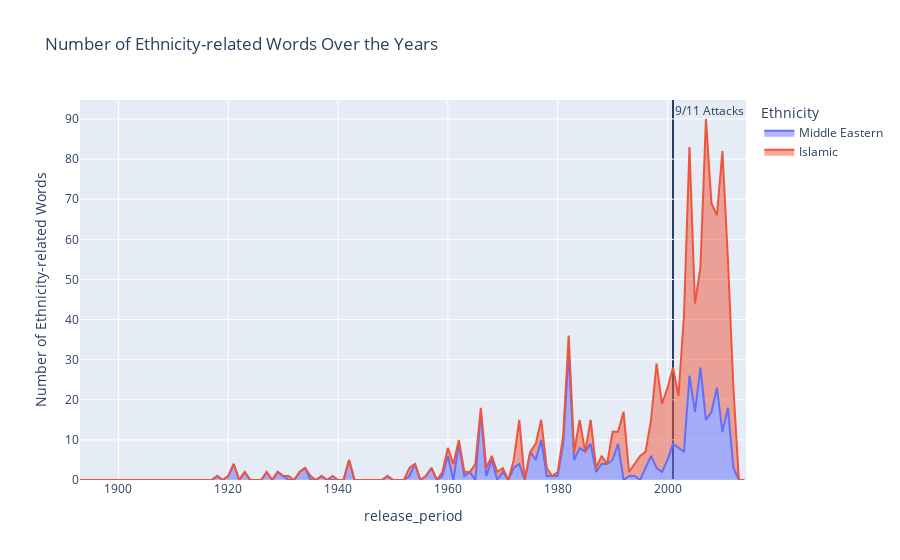

Source (notebook cell):
### Code cell
ethnicities=["Middle Eastern",'Islamic']
plot_occurrences(df_sum, ethmerged, ethnicities, 1, [('2001', '2001', '9/11 Attacks')])

### Figure 1 — Plotly figure (JSON) as saved in the notebook; plotly's stock layout.template omitted (floating-point values rounded to 4 significant figures)
{"data": [{"fillpattern": {"shape": ""}, "hovertemplate": "Ethnicity=Middle Eastern<br>release_period=%{x}<br>Number of Ethnicity-related Words=%{y}<extra></extra>", "legendgroup": "Middle Eastern", "line": {"color": "#636efa"}, "marker": {"symbol": "circle"}, "mode": "lines", "name": "Middle Eastern", "orientation": "v", "showlegend": true, "stackgroup": "1", "type": "scatter", "x": [1893, 1894, 1895, 1896, 1897, 1898, 1899, 1900, 1901, 1902, 1903, 1904, 1905, 1906, 1907, 1908, 1909, 1910, 1911, 1912, 1913, 1914, 1915, 1916, 1917, 1918, 1919, 1920, 1921, 1922, 1923, 1924, 1925, 1926, 1927, 1928, 1929, 1930, 1931, 1932, 1933, 1934, 1935, 1936, 1937, 1938, 1939, 1940, 1941, 1942, 1943, 1944, 1945, 1946, 1947, 1948, 1949, 1950, 1951, 1952, 1953, 1954, 1955, 1956, 1957, 1958, 1959, 1960, 1961, 1962, 1963, 1964, 1965, 1966, 1967, 1968, 1969, 1970, 1971, 1972, 1973, 1974, 1975, 1976, 1977, 1978, 1979, 1980, 1981, 1982, 1983, 1984, 1985, 1986, 1987, 1988, 1989, 1990, 1991, 1992, 1993, 1994, 1995, 1996, 1997, 1998, 1999, 2000, 2001, 2002, 2003, 2004, 2005, 2006, 2007, 2008, 2009, 2010, 2011, 2012, 2013, 2014], "xaxis": "x", "y": [0, 0, 0, 0, 0, 0, 0, 0, 0, 0, 0, 0, 0, 0, 0, 0, 0, 0, 0, 0, 0, 0, 0, 0, 0, 1, 0, 1, 4, 0, 2, 0, 0, 0, 2, 0, 2, 1, 0, 0, 2, 3, 0, 0, 1, 0, 0, 0, 0, 5, 0, 0, 0, 0, 0, 0, 1, 0, 0, 0, 1, 4, 0, 1, 3, 0, 1, 6, 0, 9, 1, 2, 0, 17, 1, 5, 0, 2, 0, 3, 4, 0, 7, 5, 10, 1, 1, 1, 9, 32, 5, 8, 7, 9, 2, 4, 4, 5, 9, 0, 1, 1, 0, 3, 6, 3, 2, 5, 9, 8, 7, 26, 17, 28, 15, 17, 23, 12, 18, 3, 0, 0], "yaxis": "y"}, {"fillpattern": {"shape": ""}, "hovertemplate": "Ethnicity=Islamic<br>release_period=%{x}<br>Number of Ethnicity-related Words=%{y}<extra></extra>", "legendgroup": "Islamic", "line": {"color": "#EF553B"}, "marker": {"symbol": "circle"}, "mode": "lines", "name": "Islamic", "orientation": "v", "showlegend": true, "stackgroup": "1", "type": "scatter", "x": [1893, 1894, 1895, 1896, 1897, 1898, 1899, 1900, 1901, 1902, 1903, 1904, 1905, 1906, 1907, 1908, 1909, 1910, 1911, 1912, 1913, 1914, 1915, 1916, 1917, 1918, 1919, 1920, 1921, 1922, 1923, 1924, 1925, 1926, 1927, 1928, 1929, 1930, 1931, 1932, 1933, 1934, 1935, 1936, 1937, 1938, 1939, 1940, 1941, 1942, 1943, 1944, 1945, 1946, 1947, 1948, 1949, 1950, 1951, 1952, 1953, 1954, 1955, 1956, 1957, 1958, 1959, 1960, 1961, 1962, 1963, 1964, 1965, 1966, 1967, 1968, 1969, 1970, 1971, 1972, 1973, 1974, 1975, 1976, 1977, 1978, 1979, 1980, 1981, 1982, 1983, 1984, 1985, 1986, 1987, 1988, 1989, 1990, 1991, 1992, 1993, 1994, 1995, 1996, 1997, 1998, 1999, 2000, 2001, 2002, 2003, 2004, 2005, 2006, 2007, 2008, 2009, 2010, 2011, 2012, 2013, 2014], "xaxis": "x", "y": [0, 0, 0, 0, 0, 0, 0, 0, 0, 0, 0, 0, 0, 0, 0, 0, 0, 0, 0, 0, 0, 0, 0, 0, 0, 0, 0, 0, 0, 0, 0, 0, 0, 0, 0, 0, 0, 0, 1, 0, 0, 0, 1, 0, 0, 0, 1, 0, 0, 0, 0, 0, 0, 0, 0, 0, 0, 0, 0, 0, 2, 0, 0, 0, 0, 0, 1, 2, 4, 1, 1, 0, 4, 1, 2, 1, 2, 1, 0, 2, 11, 0, 0, 4, 5, 2, 0, 1, 2, 4, 2, 7, 0, 6, 1, 2, 0, 7, 3, 17, 1, 3, 6, 4, 9, 26, 17, 18, 19, 13, 34, 57, 27, 25, 75, 52, 43, 70, 37, 20, 0, 0], "yaxis": "y"}], "layout": {"annotations": [{"showarrow": false, "text": "9/11 Attacks", "x": "2001", "xanchor": "left", "xref": "x", "y": 1, "yanchor": "top", "yref": "y domain"}], "legend": {"title": {"text": "Ethnicity"}, "tracegroupgap": 0}, "shapes": [{"fillcolor": "rgba(255, 0, 0, 0.3)", "layer": "below", "type": "rect", "x0": "2001", "x1": "2001", "xref": "x", "y0": 0, "y1": 1, "yref": "y domain"}], "title": {"text": "Number of Ethnicity-related Words Over the Years "}, "xaxis": {"anchor": "y", "domain": [0, 1], "title": {"text": "release_period"}}, "yaxis": {"anchor": "x", "domain": [0, 1], "title": {"text": "Number of Ethnicity-related Words"}}}}
